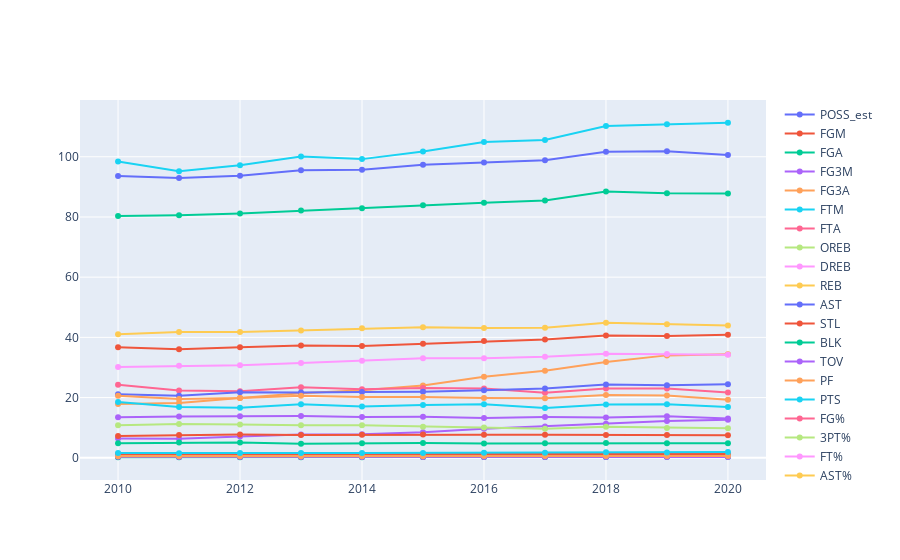

Write notebook code for a chart like this one.
### Code cell
change_per48_df = change_df.copy()
for col in change_per48_df.columns[2:18]:
    change_per48_df[col] = (change_per48_df[col]/change_per48_df['MIN'])*48*5

change_per48_df.drop(columns='MIN', inplace=True)

fig = go.Figure()
for col in change_per48_df.columns[1:]:
    fig.add_trace(go.Scatter(x=change_per48_df['season_start_year'],
                             y=change_per48_df[col], name=col))
fig.show()
